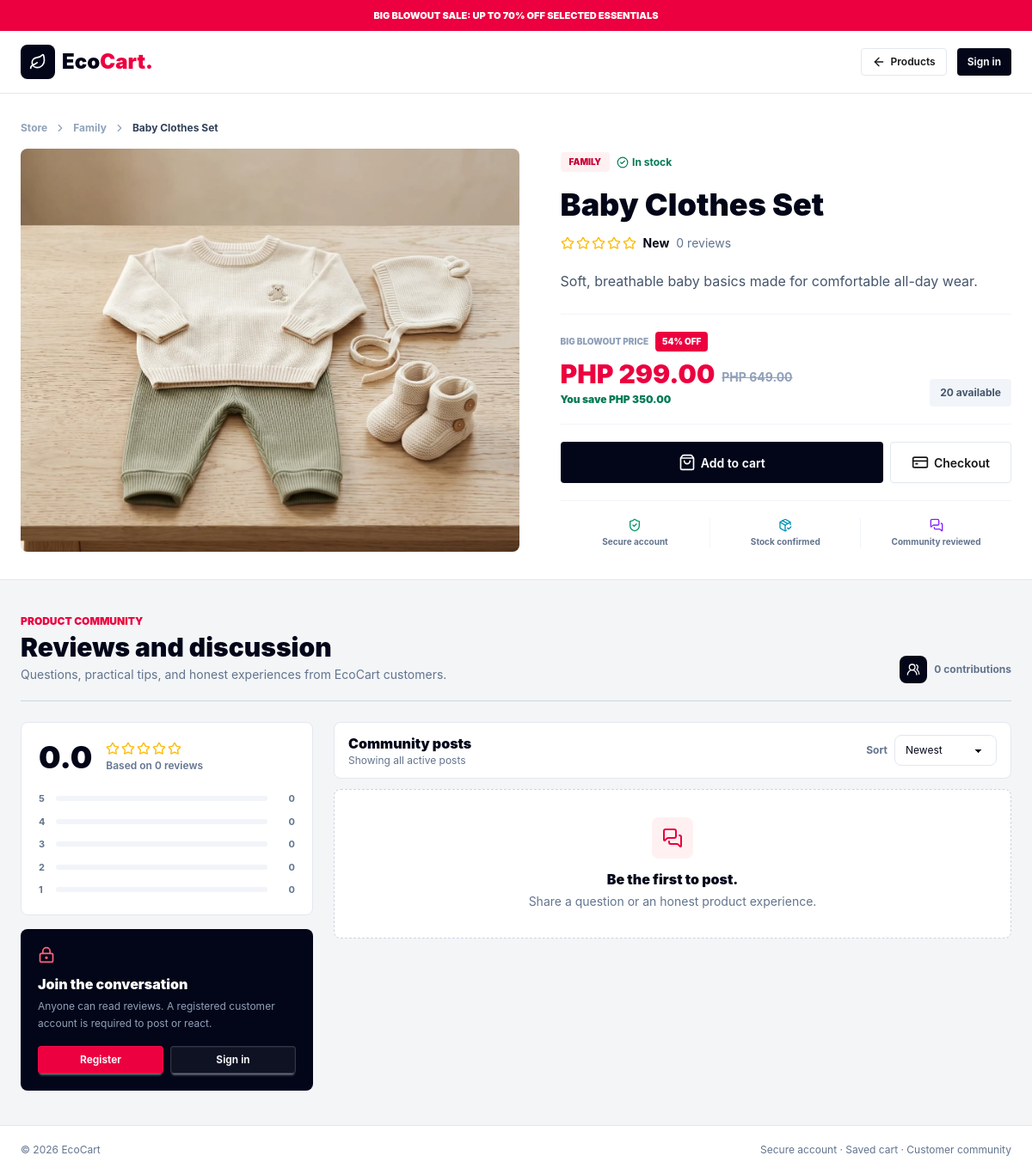
/product.php?id=13, run on the app's committed database.
### tables this page shows
CREATE TABLE IF NOT EXISTS products (
  id INT UNSIGNED AUTO_INCREMENT PRIMARY KEY,
  name VARCHAR(120) NOT NULL,
  category VARCHAR(60) NOT NULL,
  description TEXT NOT NULL,
  price DECIMAL(10, 2) NOT NULL,
  stock INT UNSIGNED NOT NULL DEFAULT 0,
  image_url VARCHAR(500) NOT NULL,
  is_active TINYINT(1) NOT NULL DEFAULT 1,
  created_at TIMESTAMP DEFAULT CURRENT_TIMESTAMP,
  UNIQUE KEY products_name_unique (name)
);

### product.php (the view, shortened to what the rows shown need)
<?php
require_once __DIR__ . '/includes/scene.php';
$sceneState = read_scene_state();
$productId = max(0, (int) ($_GET['id'] ?? ($_SESSION['last_product_id'] ?? 0)));
$product = product_lookup()[$productId] ?? null;
$cartProduct = [
    'id' => (int) $product['id'],
    'name' => (string) $product['name'],
    'price' => (float) $product['price'],
    'regular_price' => product_regular_price($product),
    'category' => (string) $product['category'],
    'image_url' => (string) $product['image_url'],
];
$productJson = htmlspecialchars((string) json_encode($cartProduct), ENT_QUOTES);
?>
<!doctype html>
<html lang="en" data-theme="light">
<head>
    <link href="public/output-public.css?v=<?= htmlspecialchars((string) @filemtime(__DIR__ . '/public/output-public.css')) ?>" rel="stylesheet">
</head>
<body class="min-h-screen bg-[#f4f5f7] text-slate-950" data-scene-client data-scene-view="storefront" data-scene-cue="<?= htmlspecialchars((string) $sceneState['cue']) ?>" data-scene-revision="<?= (int) $sceneState['revision'] ?>" data-scene-updated="<?= htmlspecialchars((string) $sceneState['updated_at']) ?>">
    <main>
        <section class="border-b border-slate-200 bg-white">
            <div class="app-shell-narrow py-5 sm:py-8">
                <nav class="mb-4 flex items-center gap-2 text-xs font-bold text-slate-400" aria-label="Breadcrumb"><a class="hover:text-rose-600" href="index.php">Store</a><i data-lucide="chevron-right" class="h-3.5 w-3.5"></i><a class="hover:text-rose-600" href="index.php#products"><?= htmlspecialchars((string) $product['category']) ?></a><i data-lucide="chevron-right" class="h-3.5 w-3.5"></i><span class="truncate text-slate-700"><?= htmlspecialchars((string) $product['name']) ?></span></nav>
                <div class="grid gap-7 lg:grid-cols-[minmax(0,1.05fr)_minmax(400px,0.95fr)] lg:gap-12">
                    <div class="flex min-w-0 flex-col justify-center py-1">
                        <div class="flex flex-wrap items-center gap-2"><span class="rounded bg-rose-50 px-2.5 py-1 text-[10px] font-black uppercase text-rose-700"><?= htmlspecialchars((string) $product['category']) ?></span><?php if ((int) $product['stock'] > 0): ?><span class="flex items-center gap-1 text-xs font-bold text-emerald-700"><i data-lucide="circle-check" class="h-3.5 w-3.5"></i> In stock</span><?php endif; ?></div>
                        <h1 class="mt-4 text-3xl font-black leading-tight sm:text-4xl"><?= htmlspecialchars((string) $product['name']) ?></h1>
                        <a class="mt-3 flex w-fit flex-wrap items-center gap-2" href="#discussion"><span class="flex items-center gap-0.5 text-amber-400"></span><strong class="text-sm"></strong><span class="text-sm text-slate-500"></span></a>
                        <p class="mt-5 max-w-xl text-sm leading-6 text-slate-600 sm:text-base sm:leading-7"><?= htmlspecialchars((string) $product['description']) ?></p>
                        <div class="mt-6 flex flex-wrap items-end justify-between gap-3 border-y border-slate-100 py-5"><div><div class="flex items-center gap-2"><p class="text-[10px] font-black uppercase text-slate-400">Big Blowout price</p><span class="rounded bg-rose-600 px-2 py-1 text-[10px] font-black uppercase text-white"><?= product_discount_percentage($product) ?>% off</span></div><div class="mt-2 flex flex-wrap items-end gap-2"><p class="text-3xl font-black text-rose-600"><?= peso((float) $product['price']) ?></p><p class="pb-1 text-sm font-bold text-slate-400 line-through"><?= peso(product_regular_price($product)) ?></p></div><p class="mt-1 text-xs font-black text-emerald-700">You save <?= peso(product_savings($product)) ?></p></div><p class="rounded bg-slate-100 px-3 py-2 text-xs font-bold text-slate-600"><?= (int) $product['stock'] ?> available</p></div>
                        <div class="mt-5 grid gap-2 sm:grid-cols-[1fr_auto]"><button class="btn min-h-12 border-0 bg-slate-950 px-8 text-white hover:bg-rose-600" type="button" data-add-product="<?= $productJson ?>"></button><a class="btn min-h-12 border-slate-200 bg-white px-6" href="checkout.php"></a></div>
                        <div class="mt-5 grid grid-cols-3 divide-x divide-slate-100 border-t border-slate-100 pt-5 text-center"><div class="px-2"></div><div class="px-2"></div><div class="px-2"></div></div>
                    </div>
                </div>
            </div>
        </section>
        <section class="app-shell-narrow py-8 sm:py-10" id="discussion">
            <div class="flex flex-col gap-3 border-b border-slate-300 pb-5 sm:flex-row sm:items-end sm:justify-between">
                <div><h2 class="mt-1 text-3xl font-black">Reviews and discussion</h2></div>
            </div>
        </section>
    </main>
</body>
</html>

### data on the page
products: category "Family", name "Baby Clothes Set", category "FAMILY", description "Soft, breathable baby basics made for comfortable all-day wear.", price "54", price "PHP 299.00", price "PHP 649.00", price "PHP 350.00", stock "20"

### other printed values
$reviewCount "0"
$ratingBreakdown[$rating] "0"
